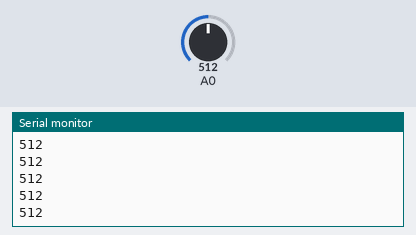
A sketch run on a simulated Arduino Uno, built with avr-gcc and run on an emulated ATmega328P. On the bench: the last lines printed to the serial monitor. Inputs (shaded band) come from the test bench; at power-on: A0 = 512.

Above: at 1.2 s.
1.3 s: A0 set to 716
At 2.1 s:
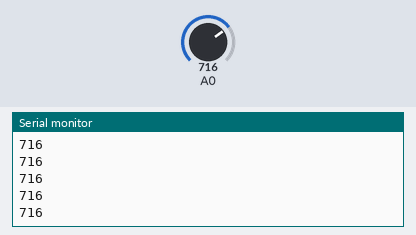
2.8 s: A0 set to 900
At 3.4 s:
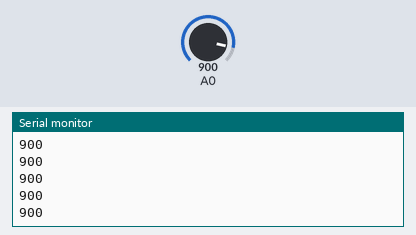
Timing chart, 0 to 5.8 s (numbered marks = the images above; inputs shaded):
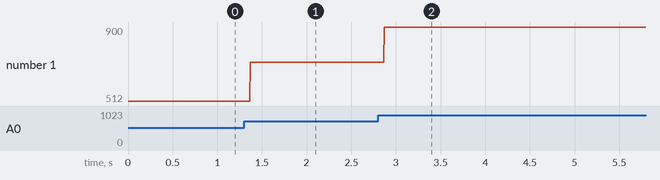

The sketch:

AnalogReadSerial.ino
```cpp
void setup() {
    int comm_bits_per_sec = 9600;
    Serial.begin(comm_bits_per_sec);
}

void loop() {
    int sensorValue = analogRead(A0);
    Serial.println(sensorValue);
    delay(1);
}
```

Measured:
- after the input at 1.3 s, the serial monitor: prints a new line after 0.07 s (image 1)
- after the input at 2.8 s, the serial monitor: prints a new line after 0.07 s (image 2)
- plotted number 1: 512 → 716 after the input at 1.3 s, 716 → 900 after the input at 2.8 s
